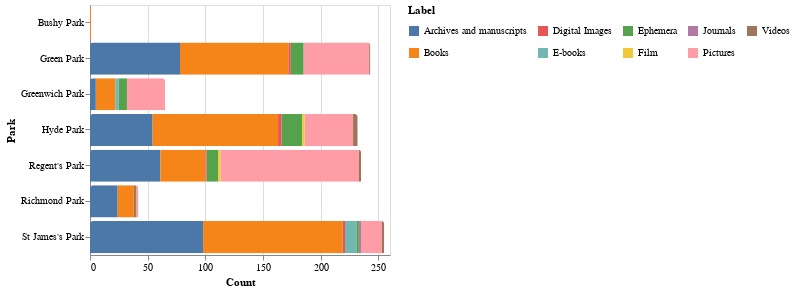

The notebook cell this image was saved under:
### Markdown cell above
Now we have the data, we can generate the graph showing which park is the most popular at Wellcome.

### Code cell
import altair as alt

alt.Chart(wellcome_royal_parks_df).mark_bar(
    cornerRadiusTopLeft=3,
    cornerRadiusTopRight=3
).encode(
    y='Park',
    x='Count:Q',
    color='Label:N').configure_legend(
    columns=5,
    orient='right',
    clipHeight=20,
    symbolLimit=60).properties(
    height=250)

### Figure 1 — Vega-Lite specification as saved in the notebook (floating-point values rounded to 4 significant figures)
{"config": {"view": {"continuousWidth": 300, "continuousHeight": 300}, "legend": {"clipHeight": 20, "columns": 5, "orient": "right", "symbolLimit": 60}}, "data": {"name": "data-fcd11c3c3366bfd1eb1628010983cdde"}, "mark": {"type": "bar", "cornerRadiusTopLeft": 3, "cornerRadiusTopRight": 3}, "encoding": {"color": {"field": "Label", "type": "nominal"}, "x": {"field": "Count", "type": "quantitative"}, "y": {"field": "Park", "type": "nominal"}}, "height": 250, "$schema": "https://vega.github.io/schema/vega-lite/v5.17.0.json", "datasets": {"data-fcd11c3c3366bfd1eb1628010983cdde": [{"Park": "Hyde Park", "Label": "Books", "Count": 109}, {"Park": "Hyde Park", "Label": "Archives and manuscripts", "Count": 54}, {"Park": "Hyde Park", "Label": "Pictures", "Count": 42}, {"Park": "Hyde Park", "Label": "Ephemera", "Count": 18}, {"Park": "Hyde Park", "Label": "Videos", "Count": 4}, {"Park": "Hyde Park", "Label": "Digital Images", "Count": 3}, {"Park": "Hyde Park", "Label": "Film", "Count": 2}, {"Park": "Richmond Park", "Label": "Archives and manuscripts", "Count": 24}, {"Park": "Richmond Park", "Label": "Books", "Count": 14}, {"Park": "Richmond Park", "Label": "Pictures", "Count": 2}, {"Park": "Richmond Park", "Label": "Ephemera", "Count": 1}, {"Park": "Richmond Park", "Label": "Digital Images", "Count": 1}, {"Park": "Bushy Park", "Label": "Books", "Count": 1}, {"Park": "Green Park", "Label": "Books", "Count": 94}, {"Park": "Green Park", "Label": "Archives and manuscripts", "Count": 78}, {"Park": "Green Park", "Label": "Pictures", "Count": 57}, {"Park": "Green Park", "Label": "Ephemera", "Count": 11}, {"Park": "Green Park", "Label": "Digital Images", "Count": 2}, {"Park": "Green Park", "Label": "Videos", "Count": 1}, {"Park": "St James's Park", "Label": "Books", "Count": 121}, {"Park": "St James's Park", "Label": "Archives and manuscripts", "Count": 98}, {"Park": "St James's Park", "Label": "Pictures", "Count": 18}, {"Park": "St James's Park", "Label": "E-books", "Count": 10}, {"Park": "St James's Park", "Label": "Journals", "Count": 2}, {"Park": "St James's Park", "Label": "Videos", "Count": 2}, {"Park": "St James's Park", "Label": "Ephemera", "Count": 2}, {"Park": "St James's Park", "Label": "Digital Images", "Count": 2}, {"Park": "Regent's Park", "Label": "Pictures", "Count": 120}, {"Park": "Regent's Park", "Label": "Archives and manuscripts", "Count": 61}, {"Park": "Regent's Park", "Label": "Books", "Count": 39}, {"Park": "Regent's Park", "Label": "Ephemera", "Count": 10}, {"Park": "Regent's Park", "Label": "Videos", "Count": 2}, {"Park": "Regent's Park", "Label": "Film", "Count": 2}, {"Park": "Regent's Park", "Label": "Digital Images", "Count": 1}, {"Park": "Greenwich Park", "Label": "Pictures", "Count": 33}, {"Park": "Greenwich Park", "Label": "Books", "Count": 17}, {"Park": "Greenwich Park", "Label": "Ephemera", "Count": 7}, {"Park": "Greenwich Park", "Label": "Archives and manuscripts", "Count": 5}, {"Park": "Greenwich Park", "Label": "E-books", "Count": 3}]}}
